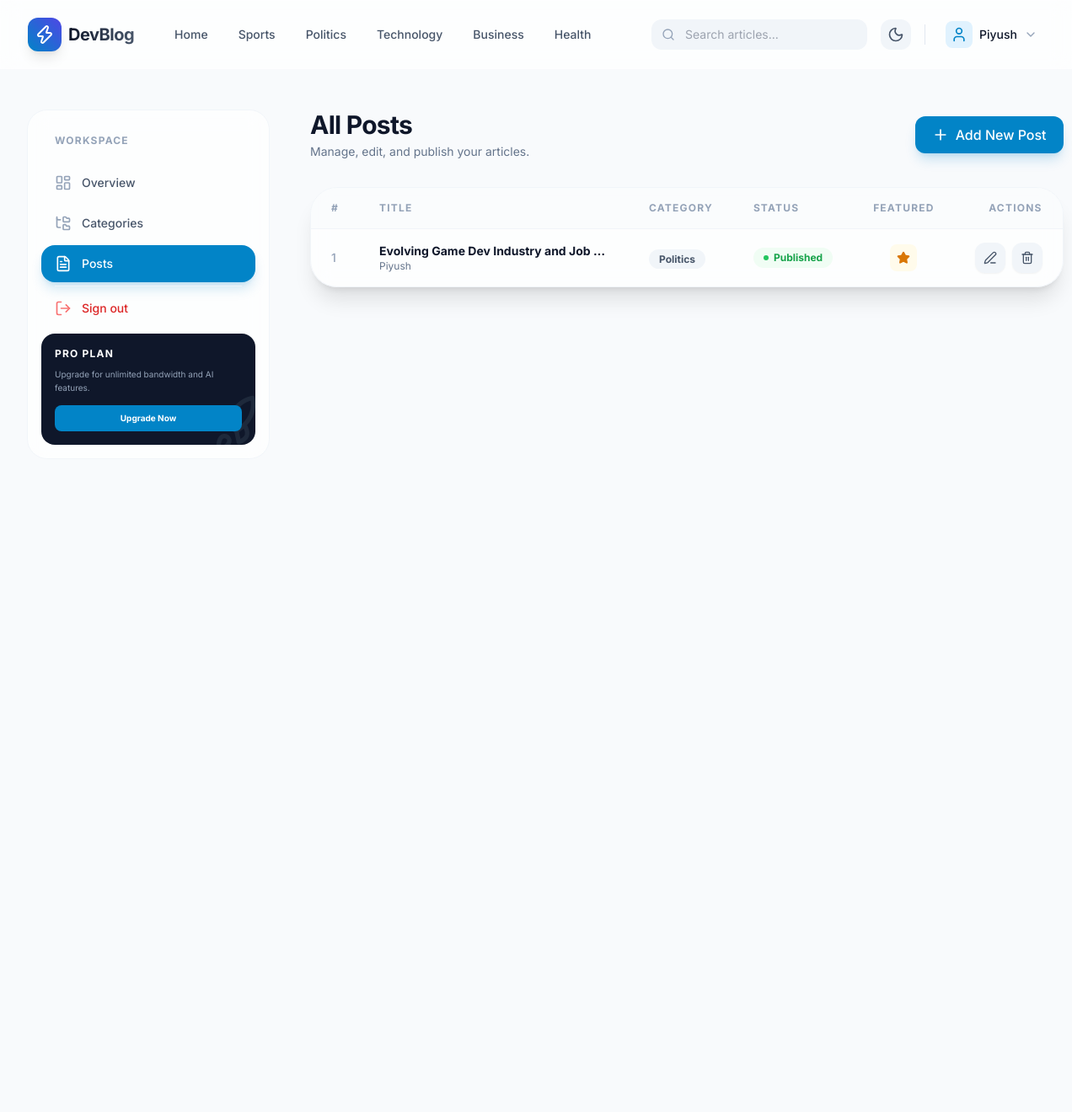
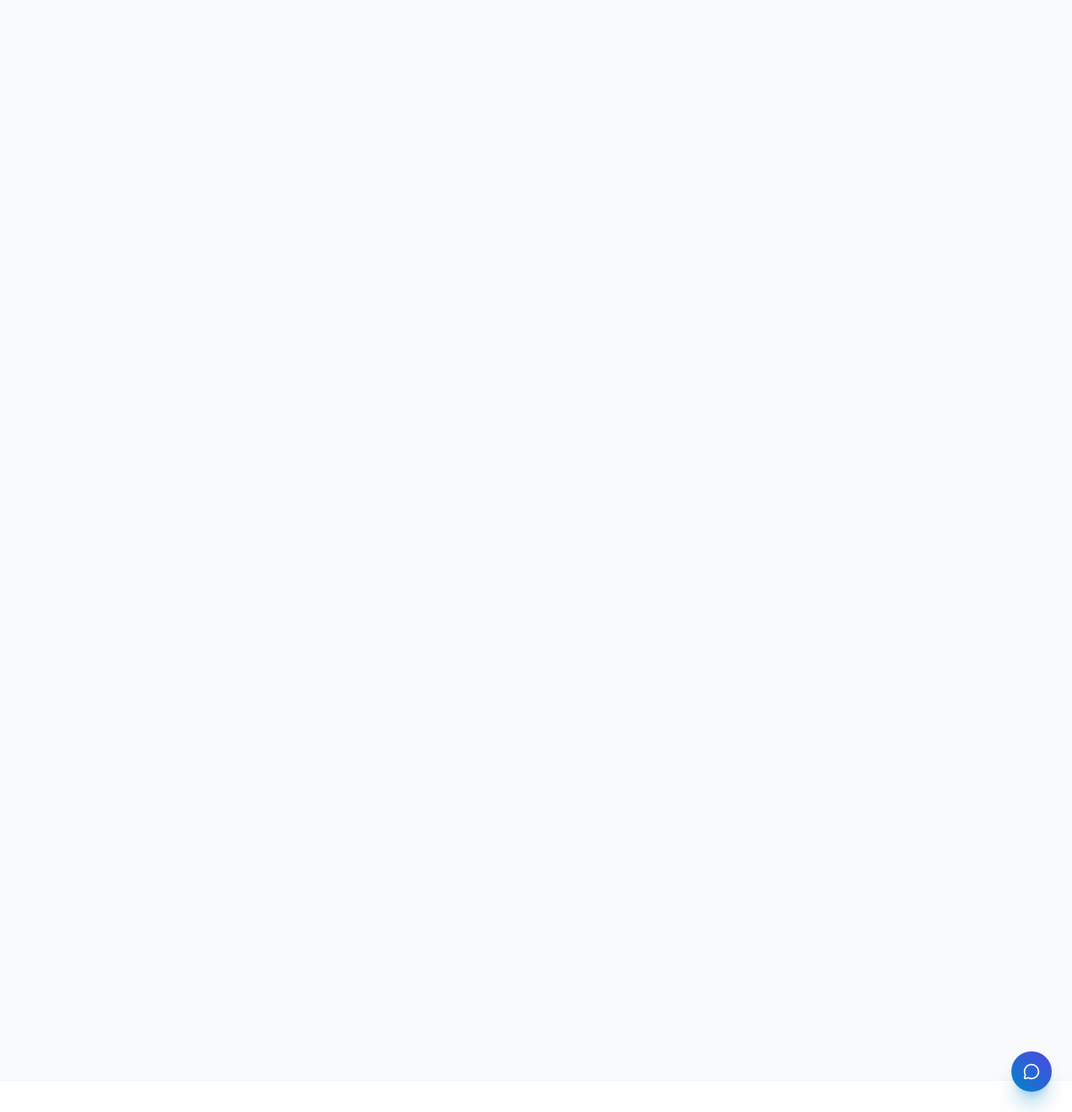
/dashboard/posts/ (signed in), run on the app's committed database (2 pictures, top to bottom).
### blogs/models.py (models this page shows, shortened)
class Category(models.Model):
    category_name = models.CharField(max_length=50, unique=True)
    created_at = models.DateTimeField(auto_now_add=True)
    updated_at = models.DateTimeField(auto_now=True)
    class Meta:
        verbose_name_plural = 'categories'
    def __str__(self):
        return self.category_name

class Blog(models.Model):
    title = models.CharField(max_length=100)
    slug = models.SlugField(max_length=150, unique=True, blank=True)
    category = models.ForeignKey(Category, on_delete=models.CASCADE)
    author = models.ForeignKey(User, on_delete=models.CASCADE)
    likes = models.ManyToManyField(User, related_name='liked_blogs', blank=True)
    featured_image = models.ImageField(upload_to='uploads/%Y/%m/%d')
    short_description = models.TextField(max_length=500)
    blog_body = models.TextField()
    status = models.CharField(max_length=20, choices=STATUS_CHOICES, default="Draft")
    is_featured = models.BooleanField(default=False)
    created_at = models.DateTimeField(auto_now_add=True)
    updated_at = models.DateTimeField(auto_now=True)

### dashboards/views.py (the view)
# urls.py: path('posts/', views.posts, name='posts'),
def posts(request):
    posts = Blog.objects.filter(author=request.user)
    context = {
        'posts': posts,
    }
    return render(request, 'dashboard/posts.html', context)

### blogs/context_processors.py (called while the page is built)
def get_categories(request):
    categories = Category.objects.all()
    return dict(categories=categories)

def get_social_links(request):
    social_links = SocialLink.objects.all()
    return dict(social_links=social_links)

### templates/dashboard/posts.html (shortened to what this page needs)
{% extends 'base.html' %}
{% load static %}
{% block content %}
<div class="container-custom pt-12 pb-24">
  <div class="flex flex-col lg:flex-row gap-12">
    {% include 'dashboard/sidebar.html' %}
    <div class="flex-1 space-y-8 animate-fade-in">
      <div class="flex flex-col sm:flex-row sm:items-center justify-between gap-4">
        <div>
          <h1 class="text-3xl font-bold tracking-tight">All Posts</h1>
          <p class="text-slate-500 text-sm mt-1">Manage, edit, and publish your articles.</p>
        </div>
        <a href="{% url 'add_post' %}" class="btn btn-primary shadow-lg shadow-primary-600/20">
          <i data-lucide="plus" class="mr-2 w-5 h-5"></i>
          Add New Post
        </a>
      </div>
      <div class="glass rounded-[32px] border border-slate-100 dark:border-slate-800 overflow-hidden shadow-xl">
        <div class="overflow-x-auto">
          <table class="w-full text-left">
            <thead>
              <tr class="bg-slate-50/50 dark:bg-slate-900/50 border-b border-slate-100 dark:border-slate-800">
                <th class="px-6 py-4 text-xs font-bold text-slate-400 uppercase tracking-widest">#</th>
                <th class="px-6 py-4 text-xs font-bold text-slate-400 uppercase tracking-widest">Title</th>
                <th class="px-6 py-4 text-xs font-bold text-slate-400 uppercase tracking-widest">Category</th>
                <th class="px-6 py-4 text-xs font-bold text-slate-400 uppercase tracking-widest">Status</th>
                <th class="px-6 py-4 text-xs font-bold text-slate-400 uppercase tracking-widest text-center">Featured
                </th>
                <th class="px-6 py-4 text-xs font-bold text-slate-400 uppercase tracking-widest text-right">Actions</th>
              </tr>
            </thead>
            <tbody class="divide-y divide-slate-100 dark:divide-slate-800">
              {% for post in posts %}
              <tr class="hover:bg-slate-50 dark:hover:bg-slate-800/50 transition-colors group">
                <td class="px-6 py-4 whitespace-nowrap text-sm font-medium text-slate-400">
                  {{ forloop.counter }}
                </td>
                <td class="px-6 py-4 max-w-xs">
                  <div
                    class="text-sm font-bold text-slate-900 dark:text-white truncate group-hover:text-primary-600 transition-colors">
                    {{ post.title }}
                  </div>
                  <div class="text-xs text-slate-500">{{ post.author }}</div>
                </td>
                <td class="px-6 py-4 whitespace-nowrap">
                  <span
                    class="px-3 py-1 rounded-full bg-slate-100 dark:bg-slate-800 text-slate-600 dark:text-slate-400 text-xs font-bold">
                    {{ post.category }}
                  </span>
                </td>
                <td class="px-6 py-4 whitespace-nowrap">
                  {% if post.status == 'Published' or post.status == '1' %}
                  <span
                    class="flex items-center gap-1.5 text-xs font-bold text-green-600 bg-green-50 dark:bg-green-900/20 px-3 py-1 rounded-full">
                    <span class="w-1.5 h-1.5 rounded-full bg-green-500 animate-pulse"></span>
                    Published
                  </span>
                  {% else %}
                  <span
                    class="flex items-center gap-1.5 text-xs font-bold text-amber-600 bg-amber-50 dark:bg-amber-900/20 px-3 py-1 rounded-full">
                    <span class="w-1.5 h-1.5 rounded-full bg-amber-500"></span>
                    Draft
                  </span>
                  {% endif %}
                </td>
                <td class="px-6 py-4 whitespace-nowrap text-center">
                  {% if post.is_featured %}
                  <div
                    class="inline-flex items-center justify-center w-8 h-8 rounded-lg bg-amber-50 dark:bg-amber-900/20 text-amber-600">
                    <i data-lucide="star" class="w-4 h-4 fill-current"></i>
                  </div>
                  {% else %}
                  <div
                    class="inline-flex items-center justify-center w-8 h-8 rounded-lg text-slate-300 dark:text-slate-700">
                    <i data-lucide="star" class="w-4 h-4"></i>
                  </div>
                  {% endif %}
                </td>
                <td class="px-6 py-4 whitespace-nowrap text-right text-sm font-medium">
                  <div class="flex justify-end gap-2">
                    <a href="{% url 'edit_post' post.id %}"
                      class="w-9 h-9 flex items-center justify-center rounded-xl bg-slate-100 dark:bg-slate-800 text-slate-600 dark:text-slate-400 hover:bg-primary-600 hover:text-white transition-all shadow-sm">
                      <i data-lucide="edit-3" class="w-4 h-4"></i>
                    </a>
                    <a href="{% url 'delete_post' post.id %}"
                      class="w-9 h-9 flex items-center justify-center rounded-xl bg-slate-100 dark:bg-slate-800 text-slate-600 dark:text-slate-400 hover:bg-red-600 hover:text-white transition-all shadow-sm">
                      <i data-lucide="trash-2" class="w-4 h-4"></i>
                    </a>
                  </div>
                </td>
              </tr>
              {% empty %}
              <tr>
                <td colspan="6" class="px-6 py-12 text-center text-slate-500 italic">
                  No posts found. Start by creating your first article!
                </td>
              </tr>
              {% endfor %}
            </tbody>
          </table>
        </div>
      </div>
    </div>
  </div>
</div>
{% endblock %}

### templates/base.html (shortened to what this page needs)
{% load static %}
<!DOCTYPE html>
<html lang="en" class="scroll-smooth">
<head>
    <script src="https://cdn.tailwindcss.com"></script>
</head>
<body class="antialiased">
    <nav class="sticky top-0 z-50 glass">
        <div class="container-custom">
            <div class="flex justify-between items-center h-20">
                <div class="flex items-center gap-8 shrink-0">
                    <a href="/" class="flex items-center gap-2 group">
                        <div
                            class="w-10 h-10 bg-gradient-to-tr from-primary-600 to-indigo-600 rounded-xl flex items-center justify-center text-white shadow-lg group-hover:rotate-6 transition-transform">
                            <i data-lucide="zap" class="w-6 h-6"></i>
                        </div>
                        <span
                            class="text-xl font-bold tracking-tight bg-clip-text text-transparent bg-gradient-to-r from-slate-900 to-slate-600 dark:from-white dark:to-slate-400">
                        </span>
                    </a>
                    <div class="hidden md:flex items-center gap-1">
                        <a href="{% url 'home' %}"
                            class="px-4 py-2 text-sm font-medium text-slate-600 dark:text-slate-400 hover:text-primary-600 dark:hover:text-primary-400 rounded-lg hover:bg-slate-100 dark:hover:bg-slate-800 transition-colors whitespace-nowrap">
                            Home
                        </a>
                        {% for cat in categories|slice:":5" %}
                        <a href="{% url 'posts_by_category' cat.id %}"
                            class="px-4 py-2 text-sm font-medium text-slate-600 dark:text-slate-400 hover:text-primary-600 dark:hover:text-primary-400 rounded-lg hover:bg-slate-100 dark:hover:bg-slate-800 transition-colors whitespace-nowrap">
                            {{ cat.category_name }}
                        </a>
                        {% endfor %}
                    </div>
                </div>
                <div class="flex items-center gap-4">
                    <div class="hidden lg:flex items-center relative">
                        <form action="{% url 'search' %}" method="GET" class="relative">
                            <i data-lucide="search"
                                class="absolute left-3 top-1/2 -translate-y-1/2 w-4 h-4 text-slate-400"></i>
                            <input type="text" name="keyword" value="{{ keyword|default:'' }}"
                                placeholder="Search articles..."
                                class="pl-10 pr-4 py-2 bg-slate-100 dark:bg-slate-800 border-none rounded-xl text-sm focus:ring-2 focus:ring-primary-500 w-64 transition-all">
                        </form>
                    </div>
                    <button id="theme-toggle"
                        class="p-2 rounded-xl bg-slate-100 dark:bg-slate-800 text-slate-600 dark:text-slate-400 hover:bg-slate-200 dark:hover:bg-slate-700 transition-colors">
                        <i data-lucide="moon" id="theme-toggle-dark-icon" class="hidden w-5 h-5"></i>
                    </button>
                    <div class="flex items-center gap-3 shrink-0">
                        {% if not user.is_authenticated %}
                        <a href="{% url 'login' %}"
                            class="btn btn-secondary text-sm px-5 py-2.5 border-none shadow-none hover:bg-slate-100 dark:hover:bg-slate-800 whitespace-nowrap">
                            Sign in
                        </a>
                        <a href="{% url 'register' %}"
                            class="btn btn-primary text-sm px-6 py-2.5 shadow-xl shadow-primary-600/20 whitespace-nowrap text-white">
                            Get Started
                        </a>
                        {% else %}
                        <div class="relative group">
                            <button
                                class="flex items-center gap-2 px-2 py-1.5 rounded-xl hover:bg-slate-100 dark:hover:bg-slate-800 transition-colors">
                                <div
                                    class="w-8 h-8 rounded-lg bg-primary-100 dark:bg-primary-900/30 flex items-center justify-center text-primary-600">
                                    <i data-lucide="user" class="w-5 h-5"></i>
                                </div>
                                <span class="text-sm font-medium hidden sm:block">{{ user.username }}</span>
                                <i data-lucide="chevron-down" class="w-4 h-4 text-slate-400"></i>
                            </button>
                        </div>
                        {% endif %}
                    </div>
                </div>
            </div>
        </div>
    </nav>
    <main class="min-h-[calc(100vh-200px)] animate-fade-in">
        {% block content %}{% endblock %}
    </main>
    <footer class="bg-white dark:bg-slate-900 border-t border-slate-100 dark:border-slate-800 py-16 mt-20">
    </footer>
    <div id="chatbot-widget" class="fixed bottom-6 right-6 z-40">
        <button id="chat-toggle-btn"
            class="w-12 h-12 rounded-full bg-gradient-to-tr from-primary-600 to-indigo-600 text-white shadow-xl shadow-primary-600/30 hover:shadow-primary-600/50 hover:scale-110 active:scale-95 transition-all duration-300 flex items-center justify-center group">
            <i data-lucide="message-circle" id="chat-icon" class="w-5 h-5"></i>
        </button>
    </div>
</body>
</html>

### data on the page
Category: category_name "Sports"
Category: category_name "Politics"
Category: category_name "Technology"
Category: category_name "Business"
Category: category_name "Health"
Blog: title "Evolving Game Dev Industry and Job…", author "Piyush", category "Politics", status "Published" (drawn), is_featured True (drawn)

### other printed values
{{ user.username }} "Piyush"
